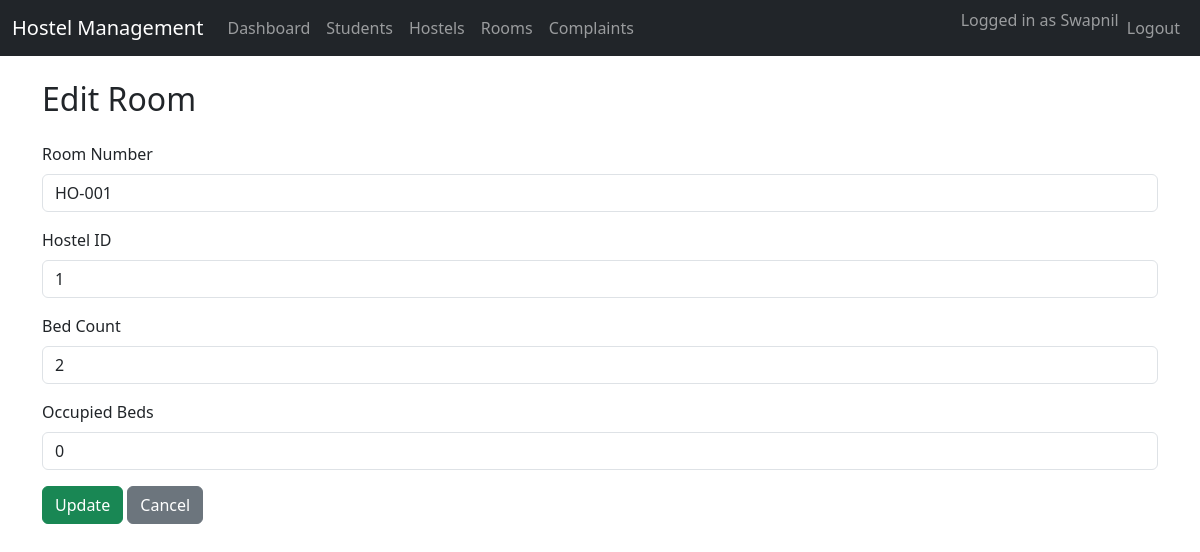
The page /rooms/edit/1 (signed in) on the database its author committed.
### app/models/room.py (models this page shows, shortened)
class Room(db.Model):
    __tablename__ = "rooms"
    id = db.Column(db.Integer, primary_key=True)
    room_number = db.Column(db.String(20), nullable=False)
    hostel_id = db.Column(db.Integer, db.ForeignKey("hostels.id"))
    bed_count = db.Column(db.Integer)
    occupied_beds = db.Column(db.Integer, default=0)

### app/__init__.py (the view, shortened to what this page needs)
    @app.route("/rooms/edit/<int:room_id>", methods=["GET", "POST"])
    @login_required
    @admin_required
    def edit_room_web(room_id):
        from app.models.room import Room
        from app.utils.database import db
        from flask import request
        room = Room.query.get_or_404(room_id)
        return render_template("room_form.html", room=room)

### app/templates/room_form.html (shortened to what this page needs)
{% extends 'base.html' %}
{% block content %}
<h2 class="mb-4">{{ 'Edit' if room else 'Add' }} Room</h2>
<form method="post">
  <div class="mb-3">
    <label for="room_number" class="form-label">Room Number</label>
    <input type="text" class="form-control" id="room_number" name="room_number" value="{{ room.room_number if room else '' }}" required>
  </div>
  <div class="mb-3">
    <label for="hostel_id" class="form-label">Hostel ID</label>
    <input type="number" class="form-control" id="hostel_id" name="hostel_id" value="{{ room.hostel_id if room else '' }}" required>
  </div>
  <div class="mb-3">
    <label for="bed_count" class="form-label">Bed Count</label>
    <input type="number" class="form-control" id="bed_count" name="bed_count" value="{{ room.bed_count if room else '' }}" required>
  </div>
  <div class="mb-3">
    <label for="occupied_beds" class="form-label">Occupied Beds</label>
    <input type="number" class="form-control" id="occupied_beds" name="occupied_beds" value="{{ room.occupied_beds if room else 0 }}" required>
  </div>
  <button type="submit" class="btn btn-success">{{ 'Update' if room else 'Add' }}</button>
  <a href="/rooms" class="btn btn-secondary">Cancel</a>
</form>
{% endblock %}

### rows shown on the page
Room: room_number "HO-001", hostel_id "1", bed_count "2", occupied_beds "0"

### other values the page prints
{{ session['username'] }} "Swapnil"
{{ 'Edit' if room else 'Add' }} "Edit"
{{ 'Update' if room else 'Add' }} "Update"
